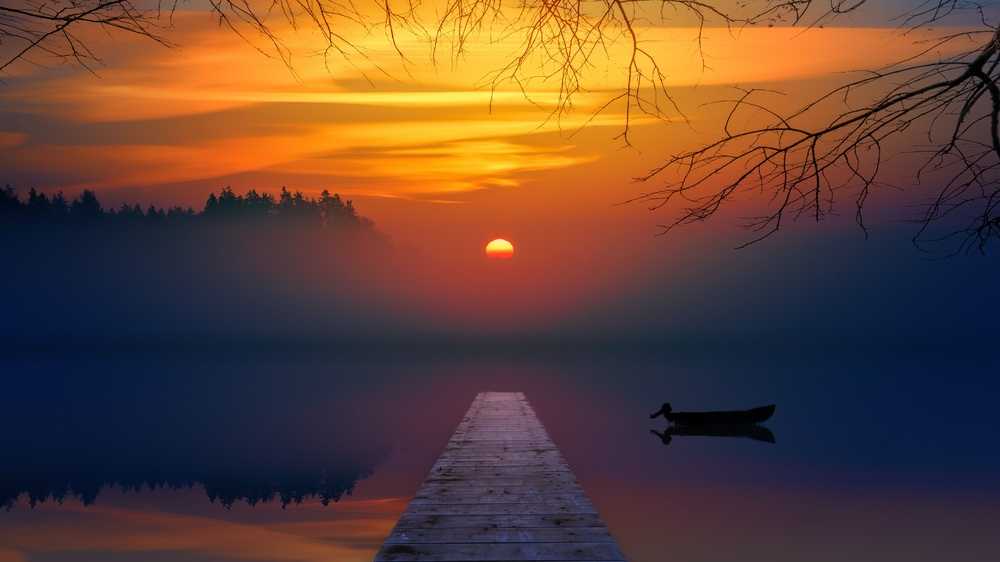
#> input picture Prak5/sunset.jpg, 1000 x 562 px, shrunk from 6000 x 3375 before the run
$ python tugas2.py
#> lines starting #> are read from the running program, lines starting #| are printed output that depends on the picture
import cv2
import numpy as np
import matplotlib.pyplot as plt

img = cv2.imread('sunset.jpg')
#> img is the input picture: shape (562, 1000, 3); mean B, G, R 54, 68, 99.3

# gamma = 2.2
img1 = cv2.cvtColor(np.array(255*(img/255)**2.2, dtype='uint8'), cv2.COLOR_BGR2RGB)
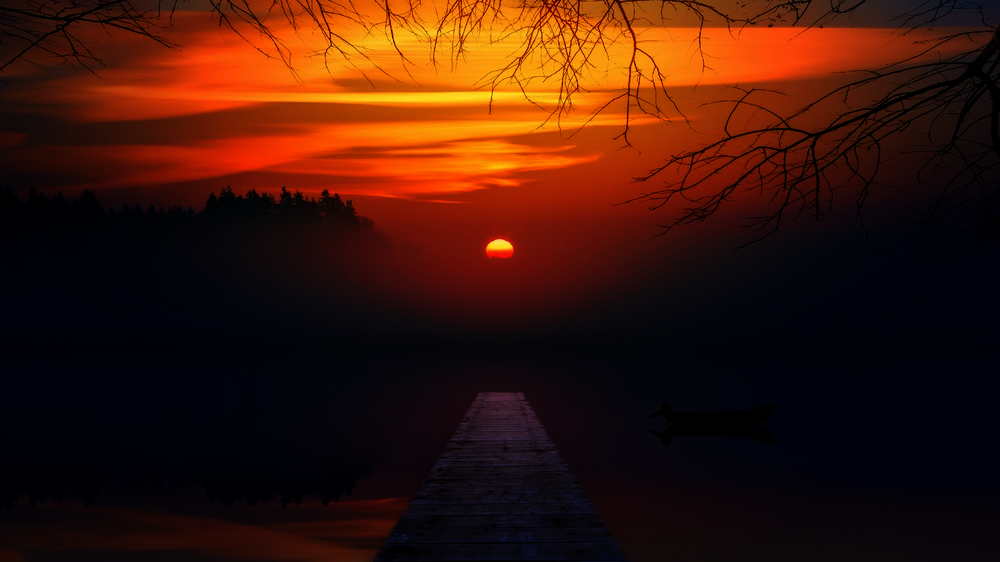
#> img1: shape (562, 1000, 3); mean R, G, B 61.1, 22.6, 9
# gamma = 0.4
img2 = cv2.cvtColor(np.array(255*(img/255)**0.4, dtype='uint8'), cv2.COLOR_BGR2RGB)
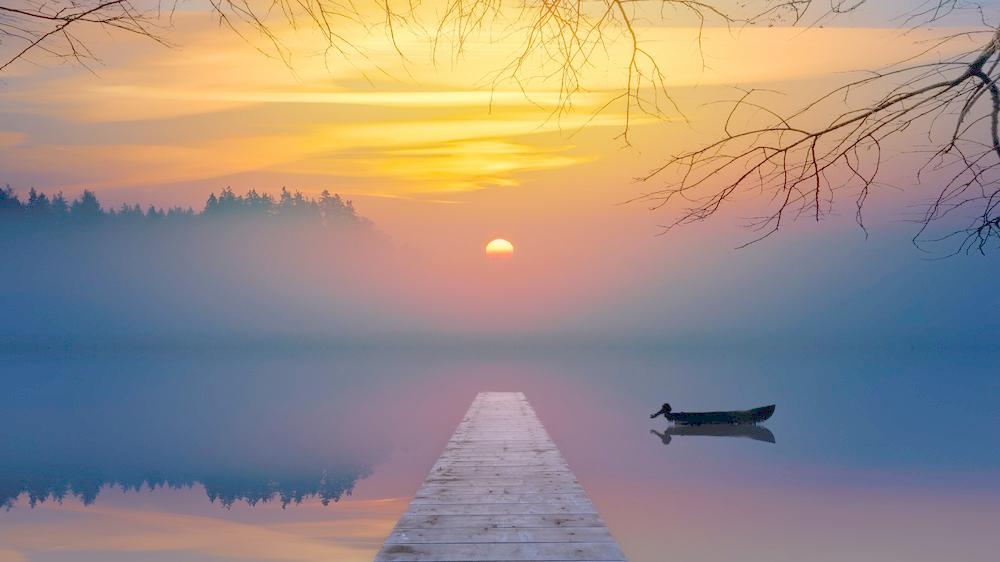
#> img2: shape (562, 1000, 3); mean R, G, B 156.7, 142.2, 134
# gamma = 1.4
img3 = cv2.cvtColor(np.array(255*(img/255)**1.4, dtype='uint8'), cv2.COLOR_BGR2RGB)
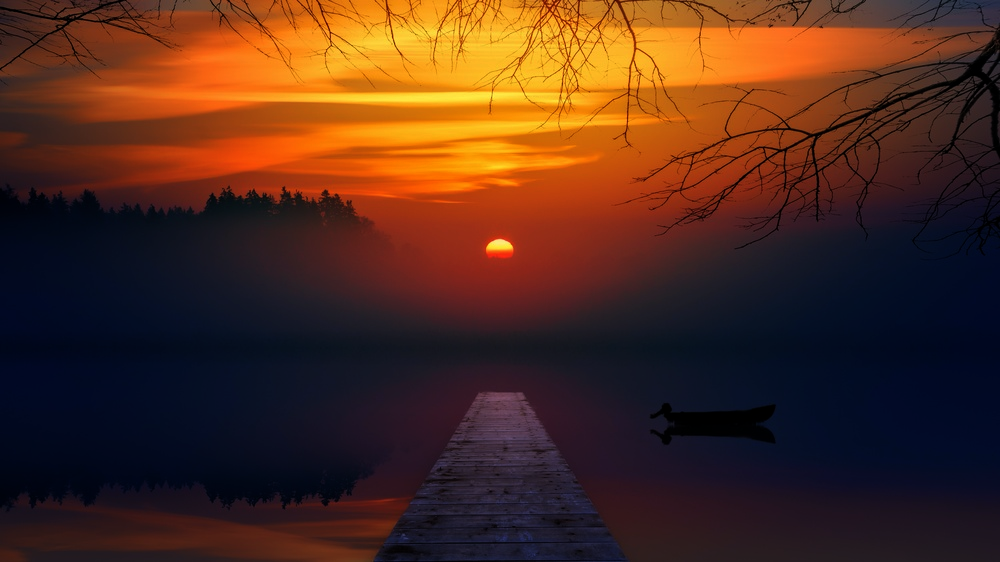
#> img3: shape (562, 1000, 3); mean R, G, B 80.5, 44.4, 29.4

img = cv2.cvtColor(img, cv2.COLOR_BGR2RGB)

titles = ["Original Image", "Gamma = 2.2", "Gamma = 0.4", "Gamma = 1.4"]
images = [img, img1, img2, img3]

for i in range(4):
    plt.subplot(2, 2, i+1), plt.imshow(images[i])
    plt.title(titles[i])
    plt.axis('off')
plt.show()
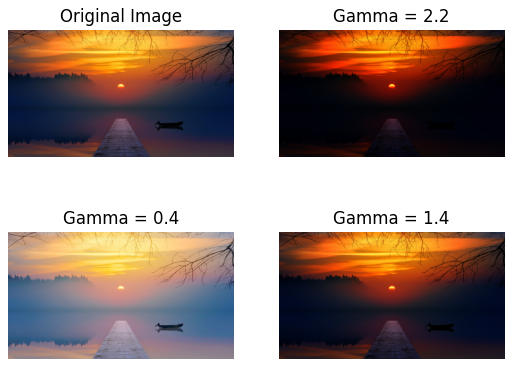
#> figure drawn by matplotlib, 4 panels

$ run again, with Prak5/sundae.jpg copied over Prak5/sunset.jpg
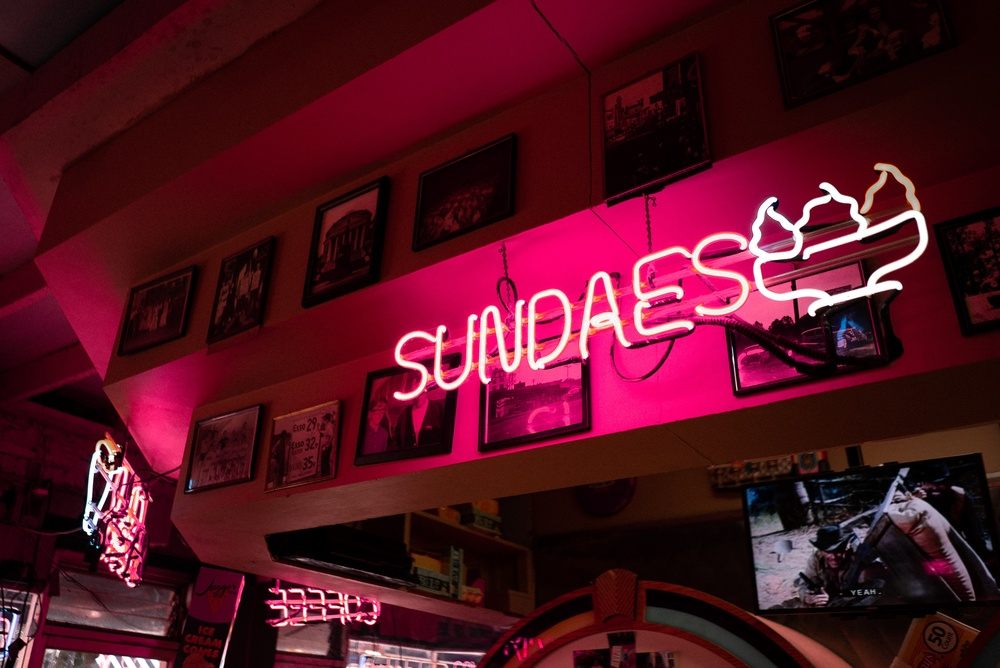
#> input picture Prak5/sundae.jpg, 1000 x 668 px, shrunk from 3846 x 2569 before the run
#> img is the input picture: shape (668, 1000, 3); mean B, G, R 32.7, 18.8, 82.2
#> `img3 = cv2.cvtColor(np.array(255*(img/255)**1.4, dtype='uint8'), cv2.C..`:
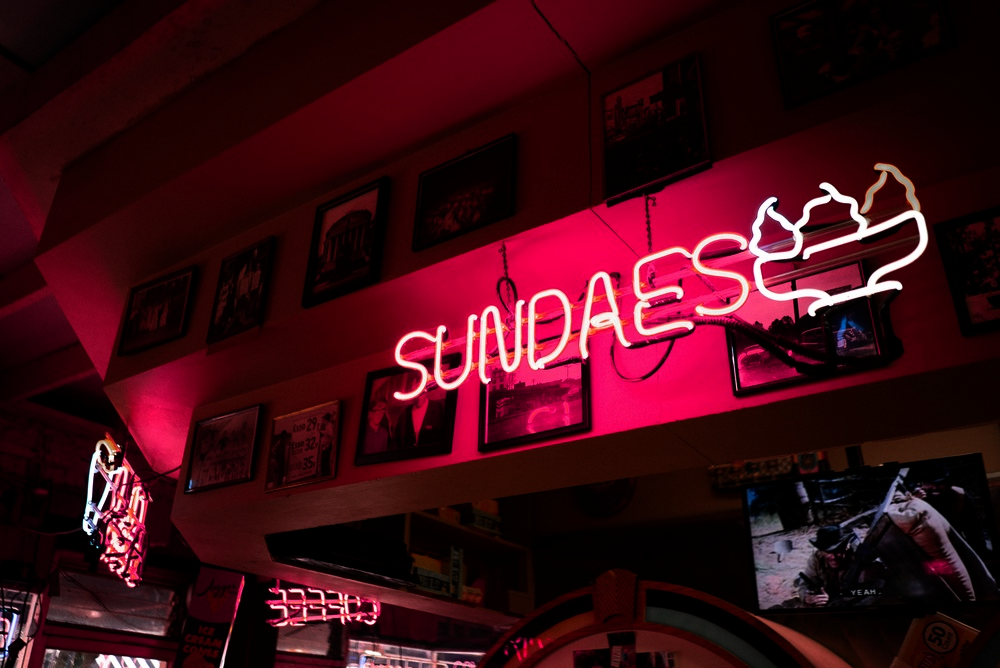
#> img3: shape (668, 1000, 3); mean R, G, B 61.3, 11.8, 20.8
#> `plt.show()`:
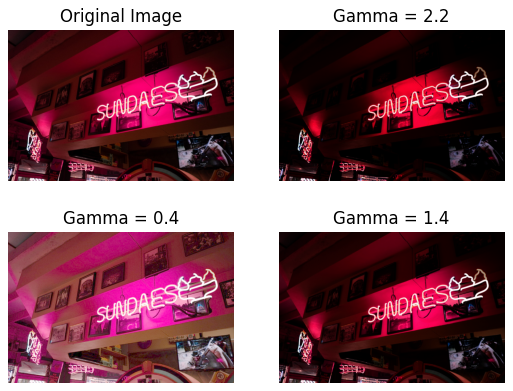
#> figure drawn by matplotlib, 4 panels
